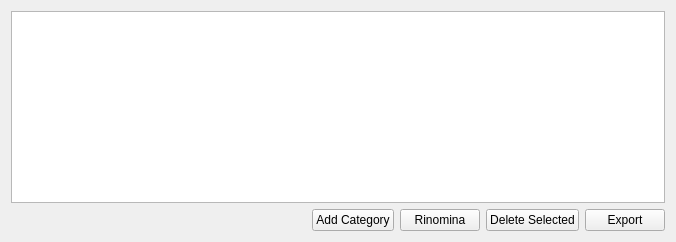
     <widget class="QWidget" name="pageCategories">
      <layout class="QVBoxLayout">
       <item>
        <widget class="QTableView" name="tableCategories">
         <property name="editTriggers">
          <set>QAbstractItemView::DoubleClicked</set>
         </property>
         <property name="alternatingRowColors">
          <bool>true</bool>
         </property>
         <property name="sortingEnabled">
          <bool>true</bool>
         </property>
        </widget>
       </item>
       <item>
        <layout class="QHBoxLayout">
         <item>
          <spacer>
           <property name="orientation">
            <enum>Qt::Horizontal</enum>
           </property>
           <property name="sizeHint" stdset="0">
            <size>
             <width>301</width>
             <height>20</height>
            </size>
           </property>
          </spacer>
         </item>
         <item>
          <widget class="QPushButton" name="btnAddCategory">
           <property name="text">
            <string>Add Category</string>
           </property>
          </widget>
         </item>
         <item>
          <widget class="QPushButton" name="btnRenameCategory">
           <property name="text">
            <string>Rinomina</string>
           </property>
          </widget>
         </item>
         <item>
          <widget class="QPushButton" name="btnDeleteCategory">
           <property name="text">
            <string>Delete Selected</string>
           </property>
          </widget>
         </item>
         <item>
          <widget class="QPushButton" name="btnExportCategories">
           <property name="text">
            <string>Export</string>
           </property>
          </widget>
         </item>
        </layout>
       </item>
      </layout>
     </widget>
